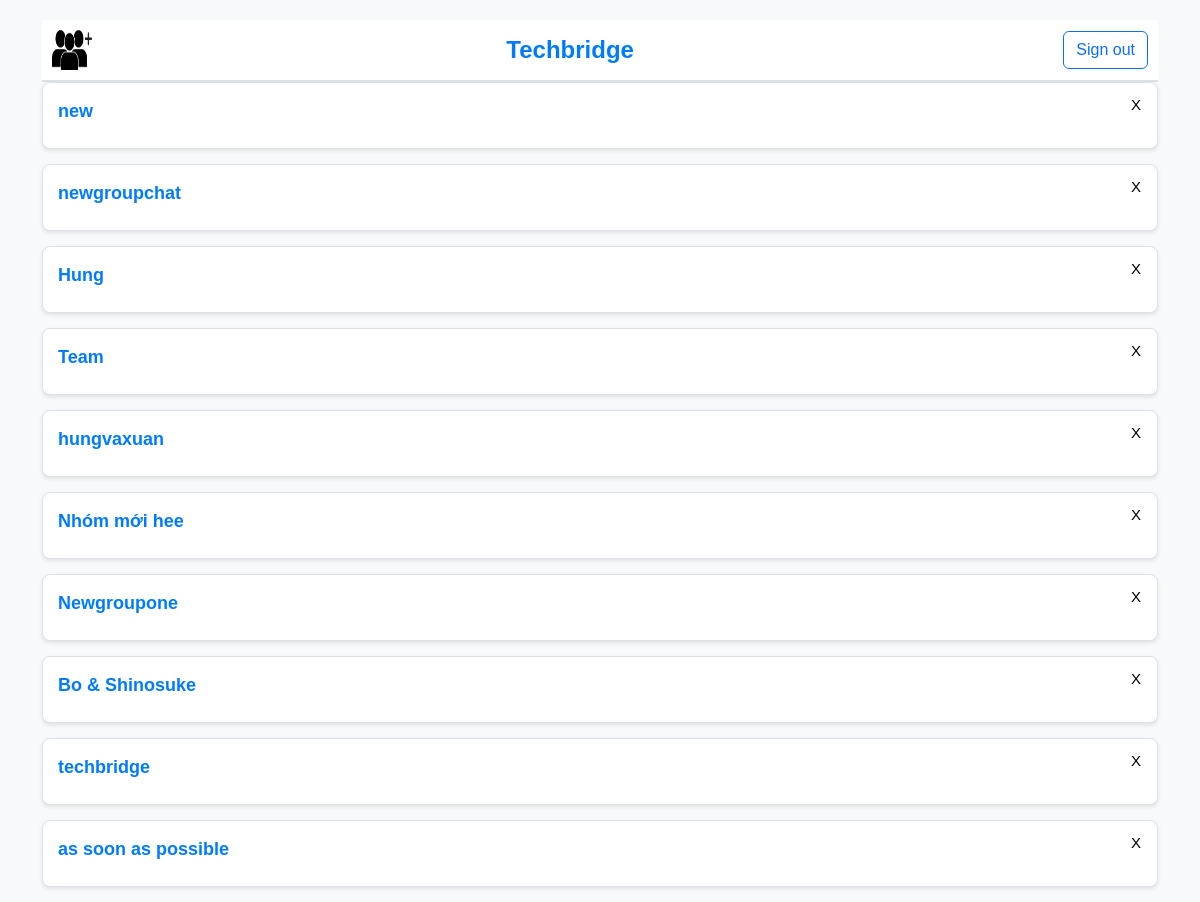
Before: /dashboard/ (signed in) with the older database file.
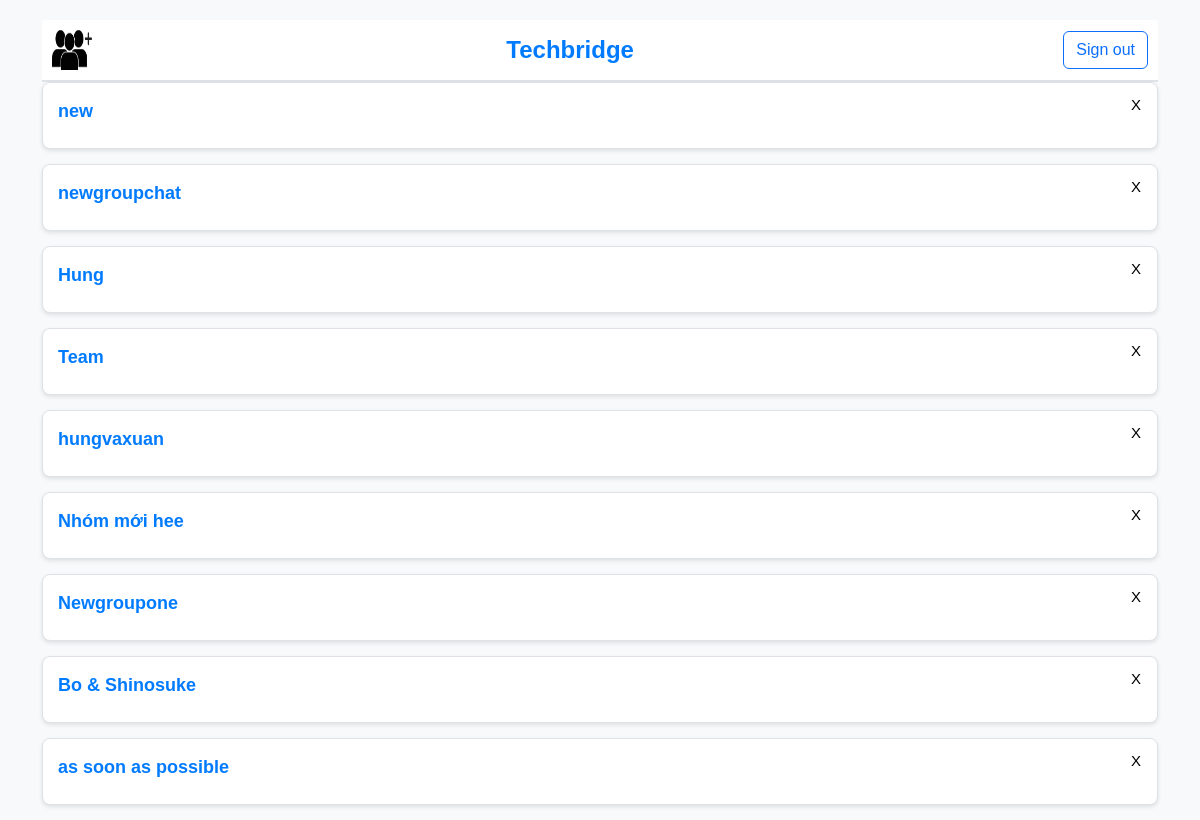
After: the same page with the newer database file.
### techbridge/models.py (models this page shows, shortened)
class Group(models.Model):
    group_name = models.CharField(max_length=255)
    latest_message_id = models.ForeignKey('GroupMessage', on_delete=models.SET_NULL, null=True, blank=True, related_name='latest_message_in_group')

### techbridge/views.py (the view)
# urls.py: path('dashboard/', views.dashboard, name='dashboard'),
@login_required
def dashboard(request):
    user_groups = Group.objects.filter(groupmember__user=request.user)
    return render(request, 'dashboard.html', {'groups': user_groups})

### templates/dashboard.html (shortened to what this page needs)
<!DOCTYPE html>
<html lang="en">
{% load static %}
<head>
    <link rel="stylesheet" href="https://cdn.jsdelivr.net/npm/bootstrap@5.2.3/dist/css/bootstrap.min.css">
    <link rel="stylesheet" href="https://cdnjs.cloudflare.com/ajax/libs/bootstrap-icons/1.5.0/font/bootstrap-icons.min.css">
</head>
<body>
    <div class="container">
        <div class="header">
            <div class="left">
                <a href="{% url 'create_groupchat' %}" class="btn btn-create-group">
                    <img src="{% static 'images/creategroup.png' %}" alt="Create Group">
                </a>
            </div>
            <div class="title">
                Techbridge
            </div>
            <div class="right">
                <form method="post" action="{% url 'logout' %}">
                    <button type="submit" class="btn btn-outline-primary btn-signout">Sign out</button>
                </form>
            </div>
        </div>
        {% for group in groups %}
            <a href="{% url 'chat'  group.id %}" class="group-card">
                <strong>{{ group.group_name }}</strong>
                <form action="{% url 'delete_group' group.id %}" method="post" style="display:inline;">
                    <button type="submit" class="close-button" onclick="return confirm('Are you sure you want to delete this group？');">X</button>
                </form>
            </a>
        {% endfor %}
    </div>
</body>
</html>

### templates/dashboard.html (style rules this page uses)
body { font-family: Arial, sans-serif; background-color: #f8f9fa; }
.container { margin-top: 20px; }
.header { display: flex; justify-content: space-between; align-items: center; padding: 10px; background-color: #ffffff; border-bottom: 2px solid #dee2e6; }
.header .left, .header .right { display: flex; align-items: center; }
.header .title { font-size: 24px; font-weight: bold; color: #007bff; margin: 0 auto; }
.header .btn-create-group { background-color: transparent; border: none; padding: 0; }
.header .btn-create-group img { height: 40px; width: 40px; }
.header .btn-signout { margin-left: 15px; }
.close-button { position: absolute; top: 10px; right: 10px; background-color: white; color: black; border: none; cursor: pointer; font-size: 15px; }
.group-card { position: relative; padding-right: 30px; }
.group-card { background-color: #ffffff; border: 1px solid #dee2e6; border-radius: 8px; box-shadow: 0 2px 4px rgba(0,0,0,0.1); margin-bottom: 15px; padding: 15px; transition: box-shadow 0.3s ease; display: block; text-decoration: none; color: inherit; }
.group-card strong { display: block; font-size: 18px; color: #007bff; margin-bottom: 8px; }

Changed rows visible on the page:
removed Group: group_name "techbridge"
